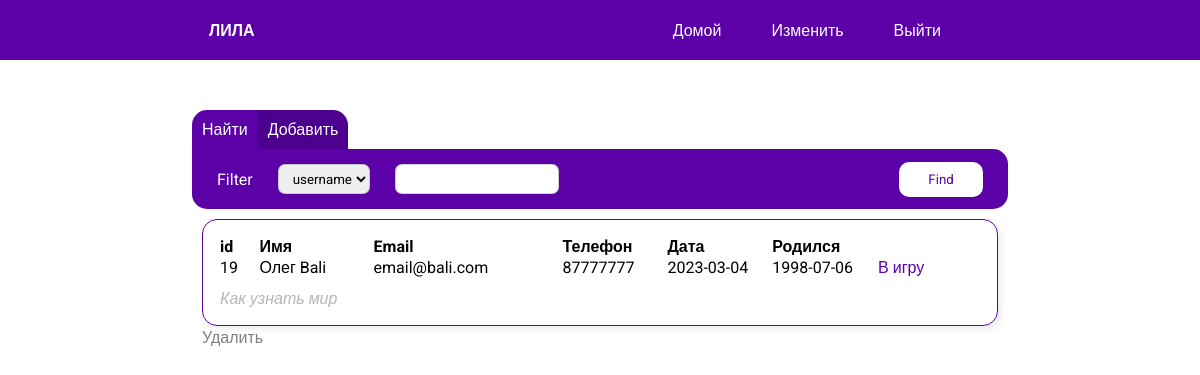
/index (signed in), run on an earlier commit of the app's database.
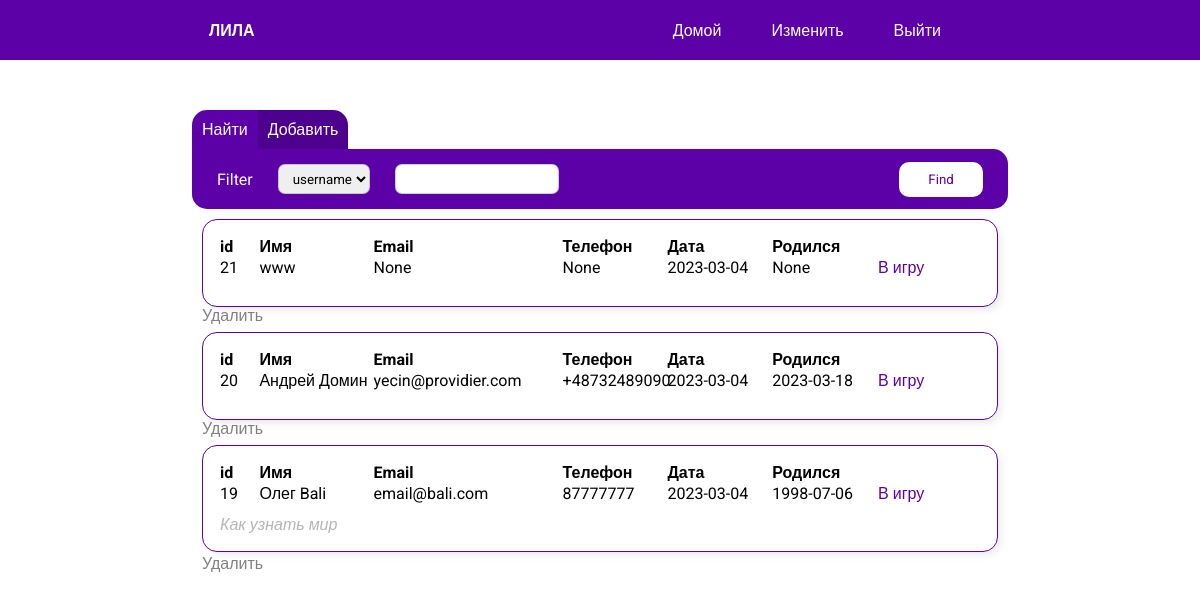
And on a later commit of the database.
### project/models.py (models this page shows, shortened)
class User(db.Model):
    id = db.Column(db.Integer, primary_key=True)
    name = db.Column(db.String(64))
    email = db.Column(db.String(64))
    phone = db.Column(db.String(64))
    date = db.Column(db.Date)
    birthday = db.Column(db.Date)
    additional_comment = db.Column(db.String(64))
    city = db.Column(db.String(64))
    game = db.relationship('Game', backref='Game.user_id', cascade="all, delete")

### project/routes.py (the view, shortened to what this page needs)
@app.route('/', methods=['GET', 'POST'])
@app.route('/index', methods=['GET', 'POST'])
@login_required
def index():
    search_form = SearchForm()
    add_form = AddUserForm()
    users = User.query.order_by(User.id.desc()).all()
    return render_template('index.html', search_form=search_form, add_form=add_form, users=users)

### project/forms.py (shortened to what this page needs)
class SearchForm(FlaskForm):
    type = SelectField('Filter', choices=[(1, 'username'), (2, 'email'), (3, 'phone')])
    input = SearchField()
    submit = SubmitField('Find')

class AddUserForm(FlaskForm):
    name = StringField('Имя', validators=[DataRequired()])
    email = StringField('Email', validators=[Optional()])
    phone = StringField('Phone', validators=[Optional()])
    birthday = DateField('Birthday', validators=[Optional()])
    comment = StringField('Запрос')
    city = StringField('City')
    submit = SubmitField('Save')

### project/models.py (called while the page is built)
@login.user_loader
def load_user(id):
    return Admin.query.get(int(id))

### project/templates/index.html (shortened to what this page needs)
<link rel="stylesheet" href="/static/css/_user.css">
<link rel="stylesheet" href="/static/css/index.css">
{% extends 'base.html' %}
{% block content %}
<div class="wrapper">
    <div class="users_block">
        <div class="switcher">
            <div class="search_window_button" id = 'pressed'>
                <p>Найти</p>
            </div>
            <div class="add_window_button" id ='unpressed'>
                <p>Добавить</p>
            </div>
        </div>
        <div class="search_block " id="">
            <form class="search" action="" method="POST">
                <ul class="search_menu">
                    {{search_form.type.label}}
                    {{search_form.type(class='field')}}
                    {{search_form.input(class= 'field')}}
                </ul>
                {{search_form.submit(class='button')}}
            </form>
            <div class="result">
                {% for user in users%}
                {% include  '_user.html'%}
                {% endfor %}
            </div>
        </div>
    </div>
</div>
{% endblock %}

### project/templates/base.html (shortened to what this page needs)
<!DOCTYPE html>
<html lang="ru">
<head>
    <link rel="stylesheet" href="{{ url_for('static', filename="css/base.css") }}">
</head>
<body>
    <main>
        <header>
            <div class = 'header_menu'>
                <a href="{{url_for('index')}}" class="logo">ЛИЛА</a>
                <ul class="menu_block">
                    <li><a href="{{url_for('index')}}" class="menu_item">Домой</a></li>
                    <li><a href="{{url_for('change_cell')}}" class="menu_item">Изменить</a></li>
                    <a href="{{url_for('logout')}}"  class="menu_item">Выйти</a>
                </ul>
            </div>
        </header>
        {% block content %}{% endblock %}
    </main>
</body>
</html>

### project/templates/_user.html
<div href="/" class="table_block">
    <table class="user_block">
        <tbody>
            <tr>
                <th class="id">id</th>
                <th class="name">Имя</th>
                <th class="email">Email</th>
                <th>Телефон</th>
                <th>Дата</th>
                <th>Родился</th>
                <th></th>
            </tr>
            <tr>
                <td class="id">{{user.id}}</td>
                <td>{{user.name}}</td>
                <td>{{user.email}}</td>
                <td>{{user.phone}}</td>
                <td>{{user.date}}</td>
                <td>{{user.birthday}}</td>
                <td class="buttons">
                    <a href="{{ url_for('user', id=user.id) }}" class="button">В игру</a>
                </td>
            </tr>
            <tr>
                <td colspan="5" class="comment">{{user.additional_comment}}</td>
            </tr>
        </tbody>
    </table>
    <a href="{{ url_for('delete', id=user.id) }}" class="delete_button">Удалить</a>
</div>

### project/static/css/_user.css (style rules this page uses)
.table_block { display: block; margin: 10px; }
.user_block { width: 100%; text-align: left; padding: 15px; table-layout: fixed; border-radius: 15px; border: 1px solid rgb(92, 0, 167); -webkit-box-shadow: 4px 4px 9px -2px rgba(0,0,0,0.10); -moz-box-shadow: 4px 4px 9px -2px rgba(0,0,0,0.10); box-shadow: 4px 4px 9px -2px rgba(0,0,0,0.10); }
.id { width: 5%; }
.name { width: 15%; }
.email { width: 25%; }
.comment { padding-top: 10px; font-style: italic; color: rgba(128, 128, 128, 0.583); }

### project/static/css/index.css (style rules this page uses)
.users_block { width: 85%; height: 85vh; margin: 0px auto; margin-top: 50px; }
.switcher { display: flex; text-align: center; }
.switcher p { text-align: center; padding: 10px; cursor: pointer; }
#pressed { background-color: rgb(92, 0, 167); }
#unpressed { background-color: rgb(77, 0, 141); }
.search { display: flex; height: 60px; background-color: rgb(92, 0, 167); border-radius: 0px 15px 15px 15px; align-items: center; }
.search_menu { display: flex; align-items: center; width: 100%; padding-left: 25px; color: white; }
.result { width: 100%; height: 75vh; overflow: scroll; }
.field { height: 30px; margin-left: 25px; border: 1px solid rgba(128, 128, 128, 0.382); border-radius: 7px; padding-left: 10px; }
.search_window_button { border-radius: 15px 0px 0px 0px; color: white; }
.add_window_button { border-radius: 0px 15px 0px 0px; color: white; }
.button { height: 35px; width: 100px; margin-right: 25px; background-color: rgb(255, 255, 255); border: 1px solid rgba(128, 128, 128, 0); border-radius: 10px; color: rgb(92, 0, 167); }
.table_block { position: relative; margin-bottom: 25px; }
.delete_button { bottom: -20%; left: 0; color: gray; position: absolute; }

### project/static/css/base.css (style rules this page uses)
* { padding: 0px; margin: 0px; font-family: 'Roboto', sans-serif; text-decoration: none; }
.wrapper { width: 80%; margin: 0px auto; }
.header_menu { width: 100%; height: 60px; display: flex; justify-content: space-around; align-items: center; background-color: rgb(92, 0, 167); }
.menu_block { display: flex; list-style: none; }
.menu_item { padding-right: 50px; color: white; }
.logo { font-weight: 600; color: white; }

What changed in the data, as far as the page shows it:
added User: id "21", name "www", email "None", phone "None", date "2023-03-04", birthday "None"
added User: id "20", name "Андрей Домин", email "yecin@providier.com", phone "+48732489090", date "2023-03-04", birthday "2023-03-18"
